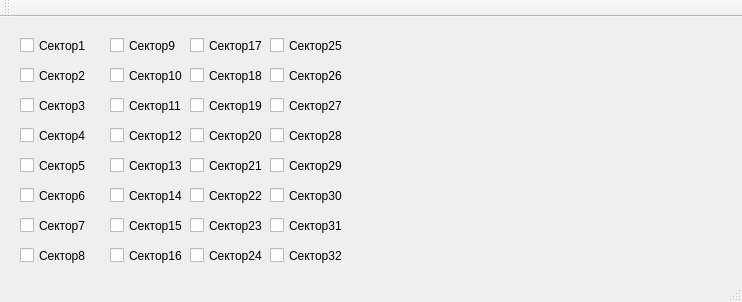
<?xml version="1.0" encoding="UTF-8"?>
<ui version="4.0">
 <class>MainWindow</class>
 <widget class="QMainWindow" name="MainWindow">
  <property name="geometry">
   <rect>
    <x>0</x>
    <y>0</y>
    <width>742</width>
    <height>302</height>
   </rect>
  </property>
  <property name="windowTitle">
   <string>MainWindow</string>
  </property>
  <widget class="QWidget" name="centralWidget">
   <widget class="QCheckBox" name="radioButton">
    <property name="geometry">
     <rect>
      <x>20</x>
      <y>20</y>
      <width>82</width>
      <height>17</height>
     </rect>
    </property>
    <property name="text">
     <string>Сектор1</string>
    </property>
    <property name="checked">
     <bool>false</bool>
    </property>
   </widget>
   <widget class="QCheckBox" name="radioButton_2">
    <property name="geometry">
     <rect>
      <x>20</x>
      <y>50</y>
      <width>82</width>
      <height>17</height>
     </rect>
    </property>
    <property name="text">
     <string>Сектор2</string>
    </property>
    <property name="checked">
     <bool>false</bool>
    </property>
   </widget>
   <widget class="QCheckBox" name="radioButton_3">
    <property name="geometry">
     <rect>
      <x>20</x>
      <y>80</y>
      <width>82</width>
      <height>17</height>
     </rect>
    </property>
    <property name="text">
     <string>Сектор3</string>
    </property>
    <property name="checked">
     <bool>false</bool>
    </property>
   </widget>
   <widget class="QCheckBox" name="radioButton_4">
    <property name="geometry">
     <rect>
      <x>20</x>
      <y>110</y>
      <width>82</width>
      <height>17</height>
     </rect>
    </property>
    <property name="text">
     <string>Сектор4</string>
    </property>
    <property name="checked">
     <bool>false</bool>
    </property>
   </widget>
   <widget class="QCheckBox" name="radioButton_5">
    <property name="geometry">
     <rect>
      <x>20</x>
      <y>140</y>
      <width>82</width>
      <height>17</height>
     </rect>
    </property>
    <property name="text">
     <string>Сектор5</string>
    </property>
    <property name="checked">
     <bool>false</bool>
    </property>
   </widget>
   <widget class="QCheckBox" name="radioButton_6">
    <property name="geometry">
     <rect>
      <x>20</x>
      <y>170</y>
      <width>82</width>
      <height>17</height>
     </rect>
    </property>
    <property name="text">
     <string>Сектор6</string>
    </property>
    <property name="checked">
     <bool>false</bool>
    </property>
   </widget>
   <widget class="QCheckBox" name="radioButton_7">
    <property name="geometry">
     <rect>
      <x>20</x>
      <y>200</y>
      <width>82</width>
      <height>17</height>
     </rect>
    </property>
    <property name="text">
     <string>Сектор7</string>
    </property>
    <property name="checked">
     <bool>false</bool>
    </property>
   </widget>
   <widget class="QCheckBox" name="radioButton_8">
    <property name="geometry">
     <rect>
      <x>20</x>
      <y>230</y>
      <width>82</width>
      <height>17</height>
     </rect>
    </property>
    <property name="text">
     <string>Сектор8</string>
    </property>
    <property name="checked">
     <bool>false</bool>
    </property>
   </widget>
   <widget class="QCheckBox" name="radioButton_9">
    <property name="geometry">
     <rect>
      <x>110</x>
      <y>20</y>
      <width>82</width>
      <height>17</height>
     </rect>
    </property>
    <property name="text">
     <string>Сектор9</string>
    </property>
    <property name="checked">
     <bool>false</bool>
    </property>
   </widget>
   <widget class="QCheckBox" name="radioButton_17">
    <property name="geometry">
     <rect>
      <x>190</x>
      <y>20</y>
      <width>82</width>
      <height>17</height>
     </rect>
    </property>
    <property name="text">
     <string>Сектор17</string>
    </property>
    <property name="checked">
     <bool>false</bool>
    </property>
   </widget>
   <widget class="QCheckBox" name="radioButton_25">
    <property name="geometry">
     <rect>
      <x>270</x>
      <y>20</y>
      <width>82</width>
      <height>17</height>
     </rect>
    </property>
    <property name="text">
     <string>Сектор25</string>
    </property>
    <property name="checked">
     <bool>false</bool>
    </property>
   </widget>
   <widget class="QCheckBox" name="radioButton_12">
    <property name="geometry">
     <rect>
      <x>110</x>
      <y>110</y>
      <width>82</width>
      <height>17</height>
     </rect>
    </property>
    <property name="text">
     <string>Сектор12</string>
    </property>
    <property name="checked">
     <bool>false</bool>
    </property>
   </widget>
   <widget class="QCheckBox" name="radioButton_15">
    <property name="geometry">
     <rect>
      <x>110</x>
      <y>200</y>
      <width>82</width>
      <height>17</height>
     </rect>
    </property>
    <property name="text">
     <string>Сектор15</string>
    </property>
    <property name="checked">
     <bool>false</bool>
    </property>
   </widget>
   <widget class="QCheckBox" name="radioButton_10">
    <property name="geometry">
     <rect>
      <x>110</x>
      <y>50</y>
      <width>82</width>
      <height>17</height>
     </rect>
    </property>
    <property name="text">
     <string>Сектор10</string>
    </property>
    <property name="checked">
     <bool>false</bool>
    </property>
   </widget>
   <widget class="QCheckBox" name="radioButton_16">
    <property name="geometry">
     <rect>
      <x>110</x>
      <y>230</y>
      <width>82</width>
      <height>17</height>
     </rect>
    </property>
    <property name="text">
     <string>Сектор16</string>
    </property>
    <property name="checked">
     <bool>false</bool>
    </property>
   </widget>
   <widget class="QCheckBox" name="radioButton_13">
    <property name="geometry">
     <rect>
      <x>110</x>
      <y>140</y>
      <width>82</width>
      <height>17</height>
     </rect>
    </property>
    <property name="text">
     <string>Сектор13</string>
    </property>
    <property name="checked">
     <bool>false</bool>
    </property>
   </widget>
   <widget class="QCheckBox" name="radioButton_14">
    <property name="geometry">
     <rect>
      <x>110</x>
      <y>170</y>
      <width>82</width>
      <height>17</height>
     </rect>
    </property>
    <property name="text">
     <string>Сектор14</string>
    </property>
    <property name="checked">
     <bool>false</bool>
    </property>
   </widget>
   <widget class="QCheckBox" name="radioButton_11">
    <property name="geometry">
     <rect>
      <x>110</x>
      <y>80</y>
      <width>82</width>
      <height>17</height>
     </rect>
    </property>
    <property name="text">
     <string>Сектор11</string>
    </property>
    <property name="checked">
     <bool>false</bool>
    </property>
   </widget>
   <widget class="QCheckBox" name="radioButton_20">
    <property name="geometry">
     <rect>
      <x>190</x>
      <y>110</y>
      <width>82</width>
      <height>17</height>
     </rect>
    </property>
    <property name="text">
     <string>Сектор20</string>
    </property>
    <property name="checked">
     <bool>false</bool>
    </property>
   </widget>
   <widget class="QCheckBox" name="radioButton_23">
    <property name="geometry">
     <rect>
      <x>190</x>
      <y>200</y>
      <width>82</width>
      <height>17</height>
     </rect>
    </property>
    <property name="text">
     <string>Сектор23</string>
    </property>
    <property name="checked">
     <bool>false</bool>
    </property>
   </widget>
   <widget class="QCheckBox" name="radioButton_18">
    <property name="geometry">
     <rect>
      <x>190</x>
      <y>50</y>
      <width>82</width>
      <height>17</height>
     </rect>
    </property>
    <property name="text">
     <string>Сектор18</string>
    </property>
    <property name="checked">
     <bool>false</bool>
    </property>
   </widget>
   <widget class="QCheckBox" name="radioButton_24">
    <property name="geometry">
     <rect>
      <x>190</x>
      <y>230</y>
      <width>82</width>
      <height>17</height>
     </rect>
    </property>
    <property name="text">
     <string>Сектор24</string>
    </property>
    <property name="checked">
     <bool>false</bool>
    </property>
   </widget>
   <widget class="QCheckBox" name="radioButton_21">
    <property name="geometry">
     <rect>
      <x>190</x>
      <y>140</y>
      <width>82</width>
      <height>17</height>
     </rect>
    </property>
    <property name="text">
     <string>Сектор21</string>
    </property>
    <property name="checked">
     <bool>false</bool>
    </property>
   </widget>
   <widget class="QCheckBox" name="radioButton_22">
    <property name="geometry">
     <rect>
      <x>190</x>
      <y>170</y>
      <width>82</width>
      <height>17</height>
     </rect>
    </property>
    <property name="text">
     <string>Сектор22</string>
    </property>
    <property name="checked">
     <bool>false</bool>
    </property>
   </widget>
   <widget class="QCheckBox" name="radioButton_19">
    <property name="geometry">
     <rect>
      <x>190</x>
      <y>80</y>
      <width>82</width>
      <height>17</height>
     </rect>
    </property>
    <property name="text">
     <string>Сектор19</string>
    </property>
    <property name="checked">
     <bool>false</bool>
    </property>
   </widget>
   <widget class="QCheckBox" name="radioButton_28">
    <property name="geometry">
     <rect>
      <x>270</x>
      <y>110</y>
      <width>82</width>
      <height>17</height>
     </rect>
    </property>
    <property name="text">
     <string>Сектор28</string>
    </property>
    <property name="checked">
     <bool>false</bool>
    </property>
   </widget>
   <widget class="QCheckBox" name="radioButton_31">
    <property name="geometry">
     <rect>
      <x>270</x>
      <y>200</y>
      <width>82</width>
      <height>17</height>
     </rect>
    </property>
    <property name="text">
     <string>Сектор31</string>
    </property>
    <property name="checked">
     <bool>false</bool>
    </property>
   </widget>
   <widget class="QCheckBox" name="radioButton_26">
    <property name="geometry">
     <rect>
      <x>270</x>
      <y>50</y>
      <width>82</width>
      <height>17</height>
     </rect>
    </property>
    <property name="text">
     <string>Сектор26</string>
    </property>
    <property name="checked">
     <bool>false</bool>
    </property>
   </widget>
   <widget class="QCheckBox" name="radioButton_32">
    <property name="geometry">
     <rect>
      <x>270</x>
      <y>230</y>
      <width>82</width>
      <height>17</height>
     </rect>
    </property>
    <property name="text">
     <string>Сектор32</string>
    </property>
    <property name="checked">
     <bool>false</bool>
    </property>
   </widget>
   <widget class="QCheckBox" name="radioButton_29">
    <property name="geometry">
     <rect>
      <x>270</x>
      <y>140</y>
      <width>82</width>
      <height>17</height>
     </rect>
    </property>
    <property name="text">
     <string>Сектор29</string>
    </property>
    <property name="checked">
     <bool>false</bool>
    </property>
   </widget>
   <widget class="QCheckBox" name="radioButton_30">
    <property name="geometry">
     <rect>
      <x>270</x>
      <y>170</y>
      <width>82</width>
      <height>17</height>
     </rect>
    </property>
    <property name="text">
     <string>Сектор30</string>
    </property>
    <property name="checked">
     <bool>false</bool>
    </property>
   </widget>
   <widget class="QCheckBox" name="radioButton_27">
    <property name="geometry">
     <rect>
      <x>270</x>
      <y>80</y>
      <width>82</width>
      <height>17</height>
     </rect>
    </property>
    <property name="text">
     <string>Сектор27</string>
    </property>
    <property name="checked">
     <bool>false</bool>
    </property>
   </widget>
  </widget>
  <widget class="QMenuBar" name="menuBar">
   <property name="geometry">
    <rect>
     <x>0</x>
     <y>0</y>
     <width>742</width>
     <height>21</height>
    </rect>
   </property>
  </widget>
  <widget class="QToolBar" name="mainToolBar">
   <attribute name="toolBarArea">
    <enum>TopToolBarArea</enum>
   </attribute>
   <attribute name="toolBarBreak">
    <bool>false</bool>
   </attribute>
  </widget>
  <widget class="QStatusBar" name="statusBar"/>
 </widget>
 <layoutdefault spacing="6" margin="11"/>
 <resources/>
 <connections/>
</ui>
